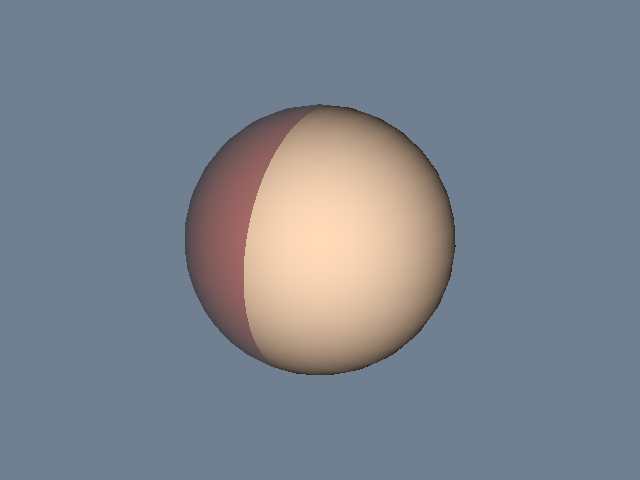

This chart was generated by the following Python code:
#!/usr/bin/env python

# Clip a sphere source with an implicit plane using vtkClipPolyData,
# showing the clipped surface with a back-face color on the cut interior.

# Factory overrides: importing these modules registers the OpenGL rendering
# and interaction style implementations for vtkRenderingCore factory classes.
import vtkmodules.vtkInteractionStyle  # noqa: F401
import vtkmodules.vtkRenderingOpenGL2  # noqa: F401
# VTK pipeline classes used in this example
from vtkmodules.vtkCommonDataModel import vtkPlane
from vtkmodules.vtkFiltersCore import vtkClipPolyData
from vtkmodules.vtkFiltersSources import vtkSphereSource
from vtkmodules.vtkRenderingCore import (
    vtkActor,
    vtkPolyDataMapper,
    vtkRenderWindow,
    vtkRenderWindowInteractor,
    vtkRenderer,
)

# Colors (normalized RGB)
slate_gray_background_rgb = (0.439, 0.502, 0.565)
peach_puff_rgb = (1.000, 0.855, 0.725)
tomato_rgb = (1.000, 0.388, 0.278)

# Source: generate a tessellated sphere
sphere = vtkSphereSource()
sphere.SetThetaResolution(30)
sphere.SetPhiResolution(30)

# Implicit function: a plane through the origin with normal along X
clip_plane = vtkPlane()
clip_plane.SetOrigin(0.0, 0.0, 0.0)
clip_plane.SetNormal(1.0, 0.0, 0.0)

# Clip: remove everything on the positive side of the plane
clipper = vtkClipPolyData()
clipper.SetInputConnection(sphere.GetOutputPort())
clipper.SetClipFunction(clip_plane)
clipper.GenerateClippedOutputOn()

# Mapper: map the clipped surface to graphics primitives
mapper = vtkPolyDataMapper()
mapper.SetInputConnection(clipper.GetOutputPort())
mapper.ScalarVisibilityOff()

# Actor: assign the mapped geometry with front/back colors
actor = vtkActor()
actor.SetMapper(mapper)
actor.GetProperty().SetColor(peach_puff_rgb)
actor.GetProperty().BackfaceCullingOff()

# Mapper for the clipped-away part (the other half)
clipped_mapper = vtkPolyDataMapper()
clipped_mapper.SetInputConnection(clipper.GetClippedOutputPort())
clipped_mapper.ScalarVisibilityOff()

clipped_actor = vtkActor()
clipped_actor.SetMapper(clipped_mapper)
clipped_actor.GetProperty().SetColor(tomato_rgb)
clipped_actor.GetProperty().SetOpacity(0.3)

# Renderer: assemble the scene and configure the camera
renderer = vtkRenderer()
renderer.AddActor(actor)
renderer.AddActor(clipped_actor)
renderer.SetBackground(slate_gray_background_rgb)

# Window: display the rendered scene
render_window = vtkRenderWindow()
render_window.AddRenderer(renderer)
render_window.SetWindowName("clip with function")
render_window.SetMultiSamples(0)
render_window.SetSize(640, 480)

# Interactor: handle mouse and keyboard events
render_window_interactor = vtkRenderWindowInteractor()
render_window_interactor.SetRenderWindow(render_window)

# Scene: configure the camera
renderer.ResetCamera()
renderer.GetActiveCamera().Azimuth(30)
renderer.GetActiveCamera().Elevation(20)
renderer.ResetCameraClippingRange()

render_window_interactor.Initialize()
render_window_interactor.Start()
